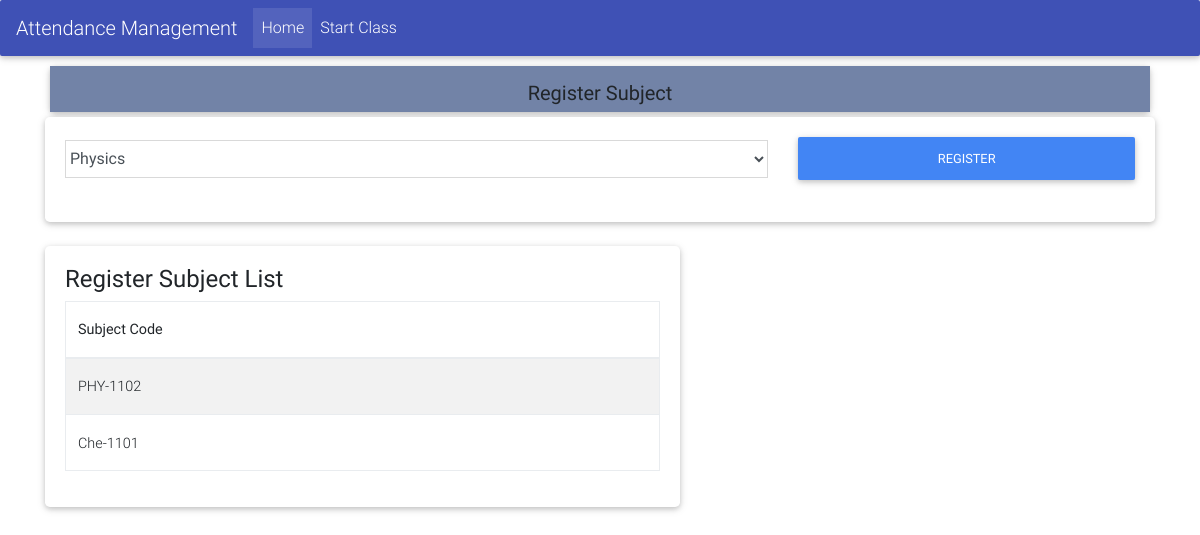
The app's page /Views/Student/index.php with its own data.
### tables this page shows
CREATE TABLE `reg_sub_by_students` (
  `id` int(11) NOT NULL,
  `student_id` int(11) NOT NULL,
  `sub_code` varchar(255) NOT NULL
);

### src/Attendance/Attendance.php (called while the page is built, shortened)
<?php
class Attendance{
    public $conn;
    public $student_id;
    public function prepare($data){
        if(array_key_exists('student_id',$data)) {
            $this->student_id = $data['student_id'];
        }
        return $this;
    }
    public function __construct()
    {
        $this->conn=mysqli_connect("localhost","root","","attendance_system");
    }
    public function getAllSubjects(){
        $candidates=array();
        $query="SELECT * FROM `subjects`";
        if($result=mysqli_query($this->conn,$query)){
            while ($row=mysqli_fetch_assoc($result)){
                $candidates[]=$row;
            }
            return $candidates;
        }
    }
    public function getSubjectRegisterByStudent(){
        $subjects=array();
        $query="SELECT * FROM `reg_sub_by_students` WHERE student_id=$this->student_id";
        if($result=mysqli_query($this->conn,$query)){
            while ($row=mysqli_fetch_assoc($result)){
                $subjects[]=$row;
            }
            return $subjects;
        }
    }
}

### Views/Student/index.php (the view, shortened to what this page needs)
<?php
include_once('../../src/Attendance/Attendance.php');
$subjects= new  Attendance();
$subjects->prepare($_POST);
$allsubjects = $subjects->getAllSubjects();
$allRegisterSubjectByStudent = $subjects->getSubjectRegisterByStudent();
?>
<!DOCTYPE html>
<html lang="en">
<head>
    <link type="text/css" rel="stylesheet" href="../../Resource/bootstrap/css/bootstrap.min.css">
    <link type="text/css" rel="stylesheet" href="../../Resource/MDB/css/bootstrap.min.css">
    <link type="text/css" rel="stylesheet" href="../../Resource/MDB/css/mdb.min.css">
    <link type="text/css" rel="stylesheet" href="../../Resource/MDB/css/style.css">
    <link type="text/css" rel="stylesheet" href="https://cdnjs.cloudflare.com/ajax/libs/limonte-sweetalert2/6.11.0/sweetalert2.min.css">
</head>
<body>
<nav class="navbar navbar-expand-lg navbar-dark indigo">
    <a class="navbar-brand" href="#">Attendance Management</a>
    <div class="collapse navbar-collapse" id="navbarSupportedContent">
        <ul class="navbar-nav mr-auto">
            <li class="nav-item active">
                <a class="nav-link" href="index.php">Home </a>
            </li>
            <li class="nav-item">
                <a class="nav-link" href="start_class.php">Start Class </a>
            </li>
        </ul>
    </div>
</nav>
<div class="container">
    <div class="row">
        <div class="wall col-12" style="margin-bottom: -50px;">
            <div class="row card" style="margin:5px; margin-top: 10px; ">
                <div class="footer pt-3 mdb-color lighten-2">
                    <div class="text-center">
                        <h5 class="unique-text"><strong>Register Subject</strong></h5>
                    </div>
                </div>
            </div>
            <div class="row">
                <div class="col-12">
                    <div class="card">
                        <div class="card-body">
                            <form method="post" action="store_register_subject.php">
                                <div class="row">
                                    <div class="col-8">
                                        <div class="md-form">
                                         <select name="sub_code" class="form-control">
                                             <?php if(!empty($allsubjects))foreach ($allsubjects as $subject){  ?>
                                             <option value="<?php echo $subject['sub_code'] ?>"><?php echo $subject['name'] ?></option>
                                             <?php } ?>
                                         </select>
                                        </div>
                                    </div>
                                    <div class="col-4 ">
                                        <button type="submit" class=" btn btn-primary btn-block align-items-center ">Register</button>
                                    </div>
                                </div>
                            </form>
                        </div>
                    </div>
                </div>
            </div><br>
            <div class="row">
                <div class="col-7">
                    <div class="card">
                        <div class="card-body">
                            <h4>Register Subject List</h4>
                            <table class="table table-bordered table-striped">
                                <thead class="text-center">
                                <tr>
                                    <th>Subject Code</th>
                                </tr>
                                </thead>
                                <tbody>
                                <?php if(!empty($allRegisterSubjectByStudent))foreach ($allRegisterSubjectByStudent as $subject){ ?>
                                    <tr>
                                        <td><?php echo $subject['sub_code']?></td>
                                    </tr>
                                <?php } ?>
                                </tbody>
                            </table>
                        </div>
                    </div>
                </div>
            </div>
        </div>
    </div>
</div>
</body>
</html>

### records on screen
reg_sub_by_students: sub_code "PHY-1102"
reg_sub_by_students: sub_code "Che-1101"

### other values on screen
form field sub_code "Physics"
